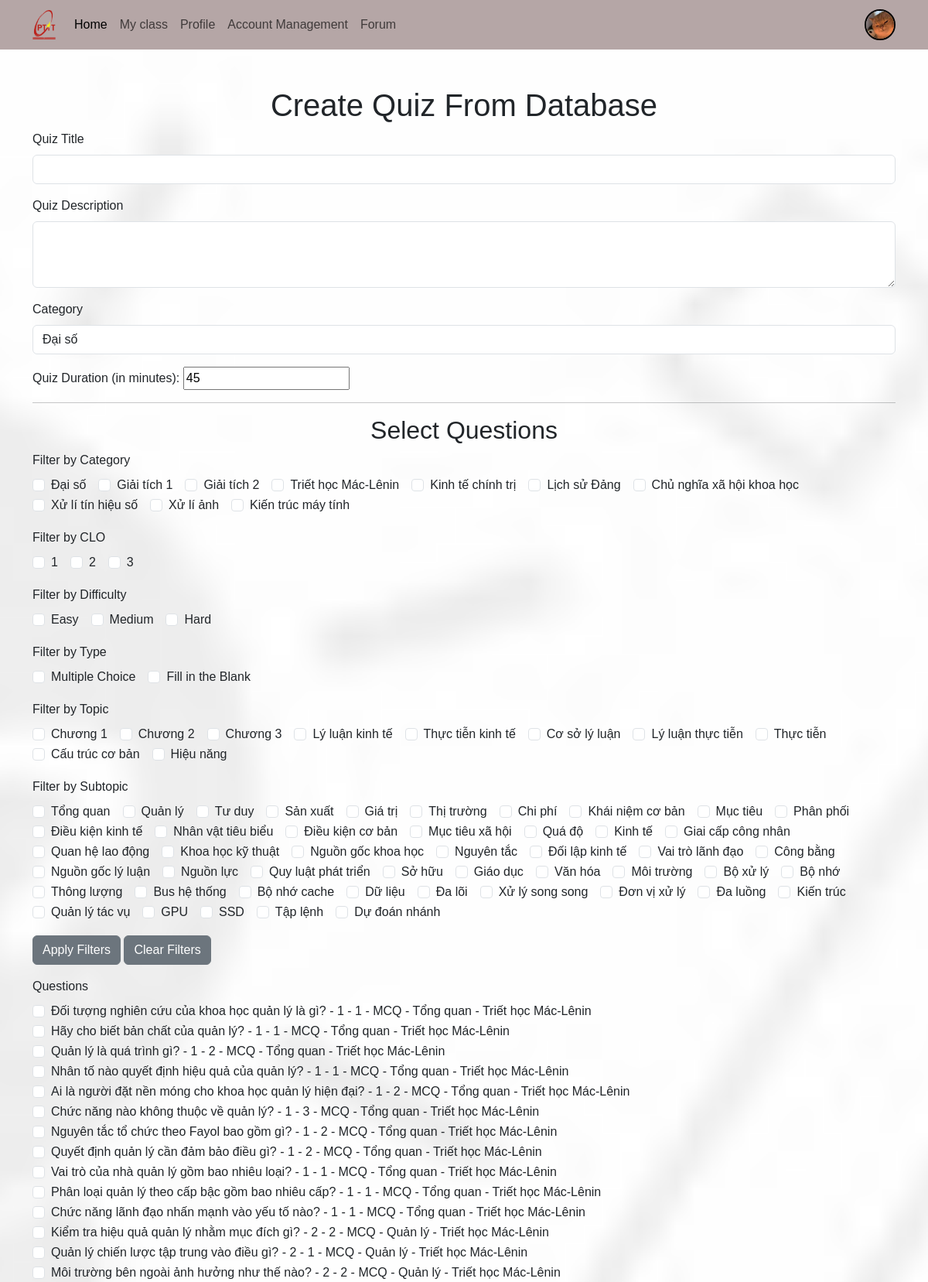
The app's page /quiz/class/16/createquizfromdb/ (signed in, upper part) with its own data.
### account/models.py (models this page shows, shortened)
class Profile(models.Model):
    user = models.OneToOneField(User, on_delete=models.CASCADE, null=True, related_name='profile', verbose_name='User Object')
    user_class = models.TextField(blank=True, null=True)
    email = models.EmailField(blank=True, null=True, max_length=254, unique=True)
    profile_img = models.ImageField(upload_to='profile_images', default='profile_images/user.jpg', blank=True, null=True, verbose_name='Profile Pic')
    studen_id = models.CharField(max_length=15, blank=True, null=True)
    GENDER = (
        ('Male', 'Male'),
        ('Female', 'Female'),
        ('Other', 'Other'),
    )
    gender = models.CharField(max_length=6, choices=GENDER, blank=True, null=True)

### quiz/models.py (models this page shows, shortened)
class Category(models.Model):
    name = models.CharField(max_length=255)
    class Meta:
        verbose_name_plural = 'Categories'

class Question(models.Model):
    QUESTION_TYPES = [
        ('MCQ', 'Multiple Choice Question'),
        ('FIB', 'Fill in the Blank'),
    ]
    category = models.ForeignKey(Category, on_delete=models.CASCADE,null=True, blank=True)
    topic = models.TextField(null=True, blank=True)
    subtopic = models.TextField(null=True, blank=True)
    id = models.AutoField(primary_key=True)
    question_type = models.CharField(max_length=3, choices=QUESTION_TYPES)
    CLO = models.IntegerField(default=1)
    quiz_id = models.ForeignKey(Quiz, on_delete=models.CASCADE, null=True, blank=True)
    question_text = models.TextField()
    difficulty = models.IntegerField(default=1)

### quiz/views.py (the view, shortened to what this page needs)
# urls.py: path('class/<int:class_id>/createquizfromdb/', views.create_quiz_from_db, name='createQuizFromDB'),
@login_required(login_url='login')
@user_passes_test(is_giaovien)
def create_quiz_from_db(request, class_id):
    myclass = get_object_or_404(MyClass, id=class_id)
    categories = Category.objects.all()
    questions = Question.objects.filter(quiz_id=None)
    valid_questions = []
    for question in questions:
        if question.question_type == 'MCQ':
            options = Option.objects.filter(question_id=question.id)
            num_correct_options = options.filter(is_correct=True).count()
            num_incorrect_options = options.filter(is_correct=False).count()
            if num_correct_options >= 1 and num_incorrect_options >= 3:
                valid_questions.append(question)
        else:
            valid_questions.append(question)
    questions = Question.objects.filter(id__in=[question.id for question in valid_questions])
    if 'category' in request.GET:
        category_filter = request.GET['category'].split(',')
        questions = questions.filter(category_id__in=category_filter)
    if 'clo' in request.GET:
        clo_filter = request.GET['clo'].split(',')
        questions = questions.filter(CLO__in=clo_filter)
    if 'difficulty' in request.GET:
        difficulty_filter = request.GET['difficulty'].split(',')
        questions = questions.filter(difficulty__in=difficulty_filter)
    if 'type' in request.GET:
        type_filter = request.GET['type'].split(',')
        questions = questions.filter(question_type__in=type_filter)
    if 'topic' in request.GET:
        topic_filter = request.GET['topic'].split(',')
        questions = questions.filter(topic__in=topic_filter)
    if 'subtopic' in request.GET:
        subtopic_filter = request.GET['subtopic'].split(',')
        questions = questions.filter(subtopic__in=subtopic_filter)
    clos = questions.values_list('CLO', flat=True).distinct()
    topics = questions.values_list('topic', flat=True).distinct()
    subtopics = questions.values_list('subtopic', flat=True).distinct()
    if request.headers.get('x-requested-with') == 'XMLHttpRequest':
        questions_data = list(questions.values('id', 'question_text', 'CLO', 'difficulty', 'question_type'))
        return JsonResponse({'questions': questions_data})
    context = {
        'categories': categories,
        'clos': clos,
        'topics': topics,
        'subtopics': subtopics,
        'questions': questions,
        'class_id': class_id
    }
    return render(request, 'createQuizFromDB.html', context)

### quiz/views.py (called while the page is built)
def is_giaovien(user):
    return user.is_staff or user.is_superuser

### templates/createQuizFromDB.html (shortened to what this page needs)
<!DOCTYPE html>
<html lang="en">
<head>
    <link rel="stylesheet" href="/static/cssQuan/bootstrap.min.css">
    <link rel="stylesheet" href="/static/css/style.css">
</head>
<body>
    {% include "Components/navbar_loged_in.html" %}
    <div class="container mt-5">
        <h1 class="text-center">Create Quiz From Database</h1>
        <form method="post" action="{% url 'create_quiz_from_db' class_id %}">
            <div class="mb-3">
                <label for="quizTitle" class="form-label">Quiz Title</label>
                <input type="text" class="form-control" id="quizTitle" name="quiz_title" required>
            </div>
            <div class="mb-3">
                <label for="quizDescription" class="form-label">Quiz Description</label>
                <textarea class="form-control" id="quizDescription" name="quiz_description" rows="3" required></textarea>
            </div>
            <div class="mb-3">
                <label for="quizCategory" class="form-label">Category</label>
                <select class="form-control" id="quizCategory" name="quiz_category" required>
                    {% for category in categories %}
                        <option value="{{ category.id }}">{{ category.name }}</option>
                    {% endfor %}
                </select>
            </div>
            <label for="quiz_duration">Quiz Duration (in minutes):</label>
            <input type="number" id="quiz_duration" name="quiz_duration" value="45" min="1">
            <hr>
            <h2 class="text-center">Select Questions</h2>
            <div class="mb-3">
                <label class="form-label">Filter by Category</label>
                <div class="d-flex flex-wrap">
                    {% for category in categories %}
                        <div class="form-check me-3">
                            <input class="form-check-input" type="checkbox" value="{{ category.id }}" id="filterCategory{{ category.id }}" name="filter_category">
                            <label class="form-check-label" for="filterCategory{{ category.id }}">
                                {{ category.name }}
                            </label>
                        </div>
                    {% endfor %}
                </div>
            </div>
            <div class="mb-3">
                <label class="form-label">Filter by CLO</label>
                <div class="d-flex flex-wrap">
                    {% for clo in clos %}
                        <div class="form-check me-3">
                            <input class="form-check-input" type="checkbox" value="{{ clo }}" id="filterCLO{{ clo }}" name="filter_clo">
                            <label class="form-check-label" for="filterCLO{{ clo }}">
                                {{ clo }}
                            </label>
                        </div>
                    {% endfor %}
                </div>
            </div>
            <div class="mb-3">
                <label class="form-label">Filter by Difficulty</label>
                <div class="d-flex flex-wrap">
                    <div class="form-check me-3">
                        <input class="form-check-input" type="checkbox" value="1" id="filterDifficulty1" name="filter_difficulty">
                        <label class="form-check-label" for="filterDifficulty1">
                            Easy
                        </label>
                    </div>
                    <div class="form-check me-3">
                        <input class="form-check-input" type="checkbox" value="2" id="filterDifficulty2" name="filter_difficulty">
                        <label class="form-check-label" for="filterDifficulty2">
                            Medium
                        </label>
                    </div>
                    <div class="form-check me-3">
                        <input class="form-check-input" type="checkbox" value="3" id="filterDifficulty3" name="filter_difficulty">
                        <label class="form-check-label" for="filterDifficulty3">
                            Hard
                        </label>
                    </div>
                </div>
            </div>
            <div class="mb-3">
                <label class="form-label">Filter by Type</label>
                <div class="d-flex flex-wrap">
                    <div class="form-check me-3">
                        <input class="form-check-input" type="checkbox" value="MCQ" id="filterTypeMCQ" name="filter_type">
                        <label class="form-check-label" for="filterTypeMCQ">
                            Multiple Choice
                        </label>
                    </div>
                    <div class="form-check me-3">
                        <input class="form-check-input" type="checkbox" value="FIB" id="filterTypeFIB" name="filter_type">
                        <label class="form-check-label" for="filterTypeFIB">
                            Fill in the Blank
                        </label>
                    </div>
                </div>
            </div>
            <div class="mb-3">
                <label class="form-label">Filter by Topic</label>
                <div class="d-flex flex-wrap">
                    {% for topic in topics %}
                        <div class="form-check me-3">
                            <input class="form-check-input" type="checkbox" value="{{ topic }}" id="filterTopic{{ topic }}" name="filter_topic">
                            <label class="form-check-label" for="filterTopic{{ topic }}">
                                {{ topic }}
                            </label>
                        </div>
                    {% endfor %}
                </div>
            </div>
            <div class="mb-3">
                <label class="form-label">Filter by Subtopic</label>
                <div class="d-flex flex-wrap">
                    {% for subtopic in subtopics %}
                        <div class="form-check me-3">
                            <input class="form-check-input" type="checkbox" value="{{ subtopic }}" id="filterSubtopic{{ subtopic }}" name="filter_subtopic">
                            <label class="form-check-label" for="filterSubtopic{{ subtopic }}">
                                {{ subtopic }}
                            </label>
                        </div>
                    {% endfor %}
                </div>
            </div>
            <button type="button" class="btn btn-secondary" onclick="applyFilters()">Apply Filters</button>
            <button type="button" class="btn btn-secondary" onclick="clearFilters()">Clear Filters</button>
            <div class="mb-3 mt-3">
                <label for="quizQuestions" class="form-label">Questions</label>
                <div id="quizQuestions">
                    {% for question in questions %}
                        <div class="form-check">
                            <input class="form-check-input" type="checkbox" value="{{ question.id }}" id="question{{ question.id }}" name="questions">
                            <label class="form-check-label" for="question{{ question.id }}">
                                {{ question.question_text }} - {{ question.CLO }} - {{ question.difficulty }} - {{ question.question_type }}
                                {% if question.subtopic %}- {{ question.subtopic }}{% endif %}
                                {% if question.category %}- {{ question.category.name }}{% endif %}
                            </label>
                        </div>
                    {% endfor %}
                </div>
            </div>
        </form>
    </div>
</body>
</html>

### templates/Components/navbar_loged_in.html (shortened to what this page needs)
    <nav class="navbar navbar-expand-lg bg-body-tertiary d-none d-lg-block">
        <div class="container">
            <a class="navbar-brand" href="">
                <img src="/static/images/logo_ptit.png" alt="" style="width: 30px;">
                </a>
            <div class="collapse navbar-collapse" id="navbarSupportedContent">
                <ul class="navbar-nav me-auto mb-2 mb-lg-0">
                    <li class="nav-item">
                        <a class="nav-link active" aria-current="page" href="{% url 'welcome' %}">Home</a>
                    </li>
						<a class="nav-link" href="{% url 'my_classes' %}">My class</a>
					<li class="nav-item">
                        <a class="nav-link" href="{% url 'profile' request.user.username %}">Profile</a>
                    </li>
                    {% if request.user.is_superuser %}
                    <a class="nav-link" href="{% url "account_management" %}">Account Management</a>
                    {% endif %}
						<a class="nav-link" href="{% url 'forum-list' %}">Forum</a>
                </ul>
                {% if request.user.is_authenticated %}
                    <a href="{% url 'profile' request.user.username %}" class="ms-5">
                    <img src="{{request.user.profile.profile_img.url}}" class="rounded-circle" width="40" height="40" alt="profile_img" style="border: 2px solid #000;">
                    </a>
                {% endif %}
            </div>
        </div>
    </nav>

### static/css/style.css (style rules this page uses)
* { font-family: 'Arial', 'Tahoma', 'Verdana', 'Roboto', 'Open Sans', sans-serif; }
body { background-image: url("../images/Bg1.jpg"); background-size: cover; background-repeat: no-repeat; background-attachment: fixed; background-position: center; }
.navbar { background-color: #b5a6a6 !important; }

### records on screen
Category: name "Đại số"
Category: name "Giải tích 1"
Category: name "Giải tích 2"
Category: name "Triết học Mác-Lênin"
Category: name "Kinh tế chính trị"
Category: name "Lịch sử Đảng"
Category: name "Chủ nghĩa xã hội khoa học"
Category: name "Xử lí tín hiệu số"
Category: name "Xử lí ảnh"
Category: name "Kiến trúc máy tính"
Question: question_text "Đối tượng nghiên cứu của khoa học quản lý là gì?", CLO "1", difficulty "1", question_type "MCQ", subtopic "Tổng quan", category.name "Triết học Mác-Lênin"
Question: question_text "Hãy cho biết bản chất của quản lý?", CLO "1", difficulty "1", question_type "MCQ", subtopic "Tổng quan", category.name "Triết học Mác-Lênin"
Question: question_text "Quản lý là quá trình gì?", CLO "1", difficulty "2", question_type "MCQ", subtopic "Tổng quan", category.name "Triết học Mác-Lênin"
Question: question_text "Nhân tố nào quyết định hiệu quả của quản lý?", CLO "1", difficulty "1", question_type "MCQ", subtopic "Tổng quan", category.name "Triết học Mác-Lênin"
Question: question_text "Ai là người đặt nền móng cho khoa học quản lý hiện đại?", CLO "1", difficulty "2", question_type "MCQ", subtopic "Tổng quan", category.name "Triết học Mác-Lênin"
Question: question_text "Chức năng nào không thuộc về quản lý?", CLO "1", difficulty "3", question_type "MCQ", subtopic "Tổng quan", category.name "Triết học Mác-Lênin"
Question: question_text "Nguyên tắc tổ chức theo Fayol bao gồm gì?", CLO "1", difficulty "2", question_type "MCQ", subtopic "Tổng quan", category.name "Triết học Mác-Lênin"
Question: question_text "Quyết định quản lý cần đảm bảo điều gì?", CLO "1", difficulty "2", question_type "MCQ", subtopic "Tổng quan", category.name "Triết học Mác-Lênin"
Question: question_text "Vai trò của nhà quản lý gồm bao nhiêu loại?", CLO "1", difficulty "1", question_type "MCQ", subtopic "Tổng quan", category.name "Triết học Mác-Lênin"
Question: question_text "Phân loại quản lý theo cấp bậc gồm bao nhiêu cấp?", CLO "1", difficulty "1", question_type "MCQ", subtopic "Tổng quan", category.name "Triết học Mác-Lênin"
Question: question_text "Chức năng lãnh đạo nhấn mạnh vào yếu tố nào?", CLO "1", difficulty "1", question_type "MCQ", subtopic "Tổng quan", category.name "Triết học Mác-Lênin"
Question: question_text "Kiểm tra hiệu quả quản lý nhằm mục đích gì?", CLO "2", difficulty "2", question_type "MCQ", subtopic "Quản lý", category.name "Triết học Mác-Lênin"
Question: question_text "Quản lý chiến lược tập trung vào điều gì?", CLO "2", difficulty "1", question_type "MCQ", subtopic "Quản lý", category.name "Triết học Mác-Lênin"
Question: question_text "Môi trường bên ngoài ảnh hưởng như thế nào?", CLO "2", difficulty "2", question_type "MCQ", subtopic "Quản lý", category.name "Triết học Mác-Lênin"

### other values on screen
{{ clo }} "1" "2" "3"
{{ topic }} "Chương 1" "Chương 2" "Chương 3" "Lý luận kinh tế" "Thực tiễn kinh tế" "Cơ sở lý luận" "Lý luận thực tiễn" "Thực tiễn" "Cấu trúc cơ bản" "Hiệu năng"
{{ subtopic }} "Tổng quan" "Quản lý" "Tư duy" "Sản xuất" "Giá trị" "Thị trường" "Chi phí" "Khái niệm cơ bản" "Mục tiêu" "Phân phối" "Điều kiện kinh tế" "Nhân vật tiêu biểu" "Điều kiện cơ bản" "Mục tiêu xã hội" "Quá độ" "Kinh tế" "Giai cấp công nhân" "Quan hệ lao động" "Khoa học kỹ thuật" "Nguồn gốc khoa học" "Nguyên tắc" "Đối lập kinh tế" "Vai trò lãnh đạo" "Công bằng" "Nguồn gốc lý luận" "Nguồn lực" "Quy luật phát triển" "Sở hữu" "Giáo dục" "Văn hóa" "Môi trường" "Bộ xử lý" "Bộ nhớ" "Thông lượng" "Bus hệ thống" "Bộ nhớ cache" "Dữ liệu" "Đa lõi" "Xử lý song song" "Đơn vị xử lý" "Đa luồng" "Kiến trúc" "Quản lý tác vụ" "GPU" "SSD" "Tập lệnh" "Dự đoán nhánh"
form field quiz_category "Đại số"
